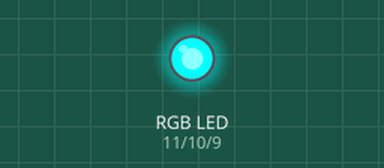
Bench run of a sketch on a simulated Arduino Uno, built with avr-gcc and run on an emulated ATmega328P. Parts: an RGB LED mixed from three pins (HIGH = lit).

Above: at 0.05 s.
At 1.75 s:
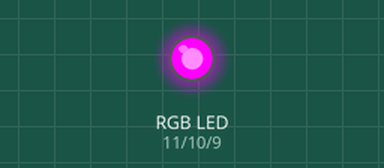
At 2.6 s:
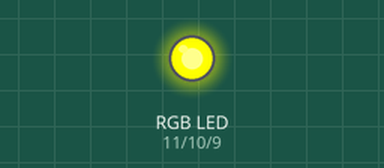
At 3.5 s:
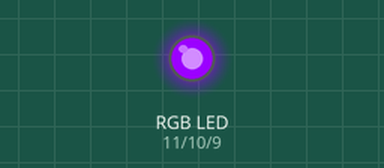
At 5.25 s:
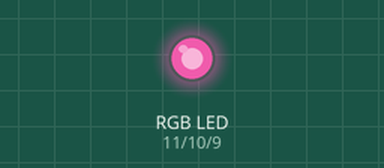
At 7.0 s:
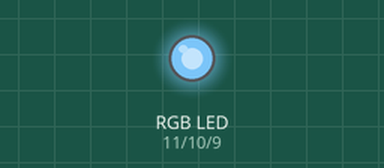
Timing chart, 0 to 9.1 s (numbered marks = the images above):
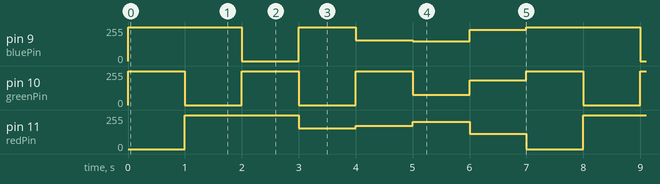

Measured:
- by itself, pin 9 (bluePin): repeats every 7.0 s: 0/255 1.0 s, 255/255 1.0 s, 155/255 1.0 s, 147/255 1.0 s, 236/255 1.0 s, 255/255 2.0 s
- by itself, pin 10 (greenPin): repeats every 7.0 s: 2 × (0/255 1.0 s, 255/255 1.0 s), 78/255 1.0 s, 186/255 1.0 s, 255/255 1.0 s
- by itself, pin 11 (redPin): repeats every 7.0 s: 155/255 1.0 s, 175/255 1.0 s, 205/255 1.0 s, 116/255 1.0 s, 0/255 1.0 s, 255/255 2.0 s

The sketch:

runled.ino
```cpp
int redPin = 11;
int greenPin = 10;
int bluePin = 9;

void setup()
{
  pinMode(redPin, OUTPUT);
  pinMode(greenPin, OUTPUT);
  pinMode(bluePin, OUTPUT);
}

void loop()
{
  setColor(255, 0, 0);  // 红色
  delay(1000);
  setColor(0, 255, 0);  // 绿色
  delay(1000);
  setColor(0, 0, 255);  // 蓝色
  delay(1000);
  setColor(100, 255, 0);  // 黄色
  delay(1000);
  setColor(80, 0, 100);  // 紫色
  delay(1000);
  setColor(0x32,0xB1,0x6C);  // 浅绿色
  delay(1000);
  setColor(0x8B,0x45,0x13);  // 马蹄棕
  delay(1000);
}

void setColor(int red, int green, int blue)
{
  analogWrite(redPin, 255-red);
  analogWrite(greenPin, 255-green);
  analogWrite(bluePin, 255-blue);
}
```
